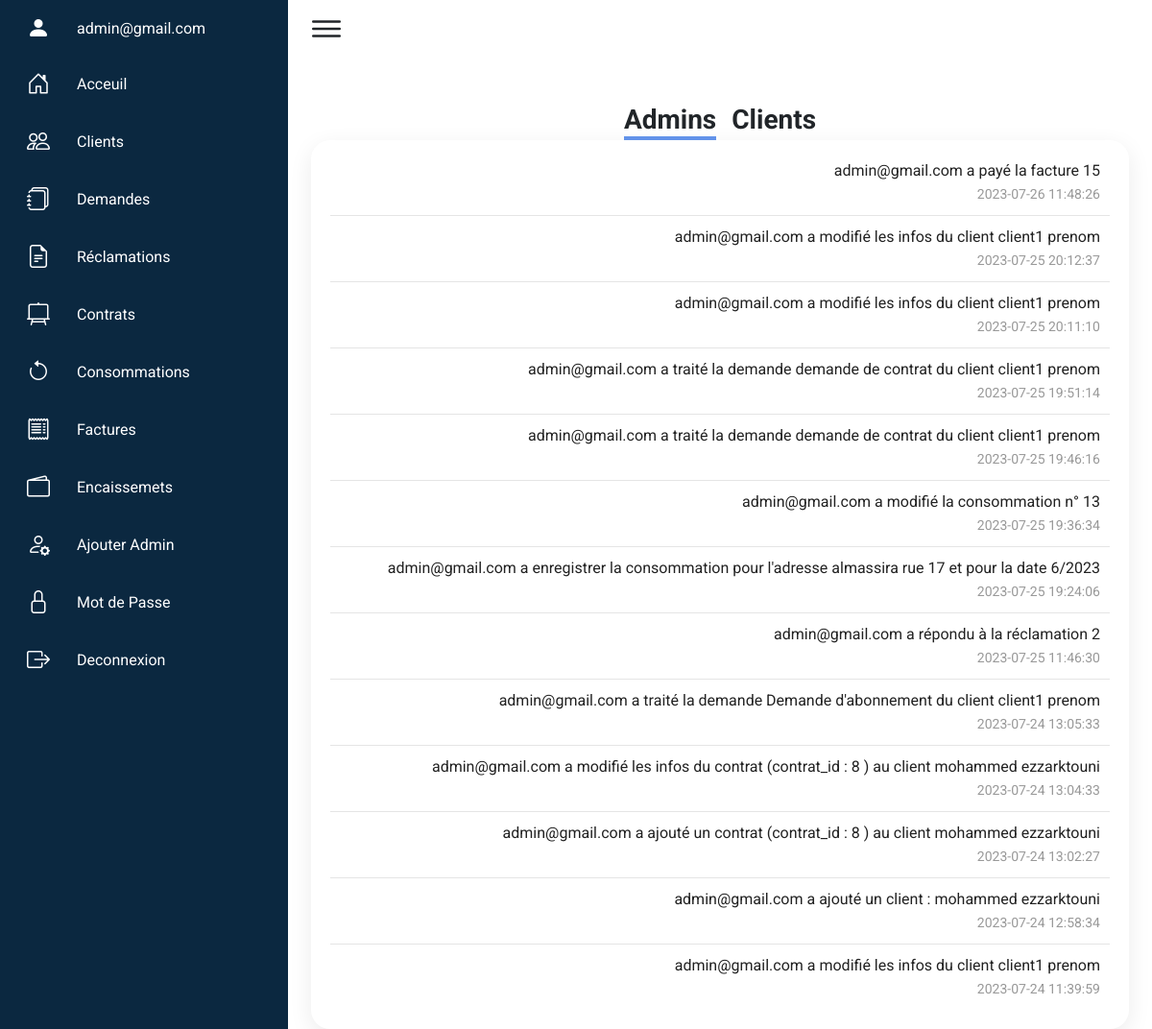
Screenshot of /index.php?page=activities (signed in) with the database file from the repository.
### tables this page shows
CREATE TABLE `activities` (
  `activity_id` int(11) NOT NULL,
  `activity_user` int(11) NOT NULL,
  `activity_content` varchar(255) NOT NULL,
  `activity_date` date NOT NULL DEFAULT current_timestamp(),
  `activity_time` time NOT NULL DEFAULT current_timestamp(),
  `isAdmin` tinyint(4) NOT NULL DEFAULT 0
);

### models/activities.php (called while the page is built, shortened)
<?php
function getAllActivities()
{
    $db = connectToDatabase();
    $stmt = $db->prepare("SELECT activities.*,admin.* FROM activities,admin WHERE activities.isAdmin=1 and activities.activity_user=admin.id ORDER BY activities.activity_date DESC, activities.activity_time DESC");
    $stmt->execute();
    $activities1 = $stmt->fetchAll();
    $stmt = $db->prepare("SELECT activities.*,clients.* FROM activities,clients WHERE activities.isAdmin=0 and activities.activity_user=clients.client_id ORDER BY activities.activity_date DESC, activities.activity_time DESC");
    $stmt->execute();
    $activities2 = $stmt->fetchAll();
    return [$activities1, $activities2];
}

### views/admin/activities.php (the view, shortened to what this page needs)
<?php
[$activitiesAdmins, $activitiesClients] = getAllActivities();
ob_start(); ?>
<div class="d-flex justify-content-center m-0">
    <div class="heading  mx-2">
        <h3 class="router rter1 active-router fw-bold mt-5 mb-0 text-center position-relative">Admins</h3>
    </div>
    <div class="heading mx-2">
        <h3 class="router rter2  fw-bold mt-5 mb-0 text-center position-relative">Clients</h3>
    </div>
</div>
<div class="details-table p-0 px-2">
    <div class="activities pt-0 lesson-block m-0 mx-3 my-0">
        <table>
            <tbody>
                <?php foreach ($activitiesAdmins as $activity) { ?>
                    <tr>
                        <td>
                            <?= $activity['activity_content'] ?>
                            <br>
                            <span class="fullname"><?= $activity['activity_date'] . " " . $activity['activity_time'] ?></span>
                        </td>
                    </tr>
                <?php } ?>
            </tbody>
        </table>
    </div>
</div>
<?php $content = ob_get_clean();
require('views/admin/layout.php');

### css/admin.css (style rules this page uses)
* { font-family: Roboto; margin: 0; padding: 0; box-sizing: border-box; }
:root { --blue: #0B2840; --white: #fff; --gray: #f5f5f5; --black1: #222; --black2: #999; }
body { min-height: 100vh; overflow-x: hidden; }
.details-table { position: relative; width: 100%; padding: 20px; display: grid; }
.details-table .activities { position: relative; display: grid; min-height: 500px; background: var(--white); padding: 20px; box-shadow: 0 7px 25px rgba(0, 0, 0, 0.08); border-radius: 20px; }
.details-table table { width: 100%; border-collapse: collapse; margin-top: 10px; }
.details-table .activities table tr { color: var(--black1); border-bottom: 1px solid rgba(0, 0, 0, 0.1); }
.details-table .activities table tr:last-child { border-bottom: none; }
.details-table .activities table tr td { padding: 10px; }
.details-table .activities table tr td:last-child { text-align: end; }
.Demandes table tr td h4 span, .fullname { font-size: 14px; color: var(--black2); }
.active-router { border-bottom: 4px solid #6495ED; }
.router { cursor: pointer; }

### rows the page displays
activities: activity_content "admin@gmail.com a payé la facture 15", activity_date "2023-07-26", activity_time "11:48:26"
activities: activity_content "admin@gmail.com a modifié les infos du client client1 prenom", activity_date "2023-07-25", activity_time "20:12:37"
activities: activity_content "admin@gmail.com a modifié les infos du client client1 prenom", activity_date "2023-07-25", activity_time "20:11:10"
activities: activity_content "admin@gmail.com a traité la demande demande de contrat du client client1 prenom", activity_date "2023-07-25", activity_time "19:51:14"
activities: activity_content "admin@gmail.com a traité la demande demande de contrat du client client1 prenom", activity_date "2023-07-25", activity_time "19:46:16"
activities: activity_content "admin@gmail.com a modifié la consommation n° 13", activity_date "2023-07-25", activity_time "19:36:34"
activities: activity_content "admin@gmail.com a enregistrer la consommation pour l'adresse almassira rue 17 et pour la date 6/2023", activity_date "2023-07-25", activity_time "19:24:06"
activities: activity_content "admin@gmail.com a répondu à la réclamation 2", activity_date "2023-07-25", activity_time "11:46:30"
activities: activity_content "admin@gmail.com a traité la demande Demande d'abonnement du client client1 prenom", activity_date "2023-07-24", activity_time "13:05:33"
activities: activity_content "admin@gmail.com a modifié les infos du contrat (contrat_id : 8 ) au client mohammed ezzarktouni", activity_date "2023-07-24", activity_time "13:04:33"
activities: activity_content "admin@gmail.com a ajouté un contrat (contrat_id : 8 ) au client mohammed ezzarktouni", activity_date "2023-07-24", activity_time "13:02:27"
activities: activity_content "admin@gmail.com a ajouté un client : mohammed ezzarktouni", activity_date "2023-07-24", activity_time "12:58:34"
activities: activity_content "admin@gmail.com a modifié les infos du client client1 prenom", activity_date "2023-07-24", activity_time "11:39:59"

### other values shown
$_SESSION['admin']['email'] "admin@gmail.com"
